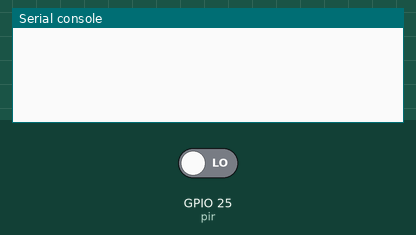
This program was run on a simulated ESP32 board running MicroPython. Shown: the last lines printed to the serial console. The inputs (shaded band) are chosen by the test bench; at power-on: GPIO 25 (pir) LOW.

Above: at 1.2 s.
1.3 s: GPIO 25 (pir) driven HIGH
At 1.7 s:
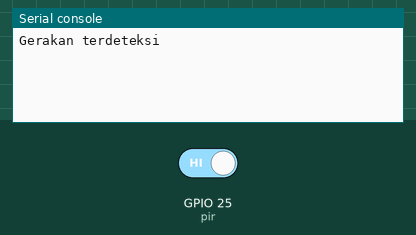
2.8 s: GPIO 25 (pir) driven LOW
At 4.1 s:
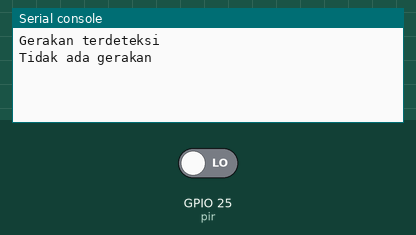

The program:

pirsensor.py
```python
from machine import Pin
import time

# Inisialisasi pin sensor PIR
pir = Pin(25, Pin.IN)

def gerakan_terdeteksi(pin):
    if pir.value() == 1:
        print("Gerakan terdeteksi")
    else:
        print("Tidak ada gerakan")

pir.irq(trigger=Pin.IRQ_RISING | Pin.IRQ_FALLING, handler=gerakan_terdeteksi)

while True:
    time.sleep(1)
```

Measured:
- after the input at 1.3 s, the serial console: prints a new line at once (image 1)
- after the input at 2.8 s, the serial console: prints a new line at once (image 2)
